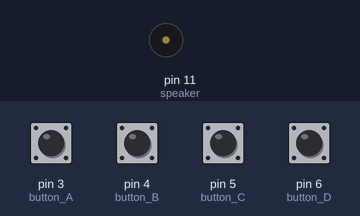
The sketch below on a simulated Arduino Uno, built with avr-gcc and run on an emulated ATmega328P. On the bench: buzzer (waves = sounding). The inputs (shaded band) are chosen by the test bench; at power-on: pin 3 (button_A), pin 4 (button_B), pin 5 (button_C), pin 6 (button_D) LOW.

Above: at 1.2 s.
1.3 s: pin 6 (button_D) pulled HIGH for 0.15 s
At 1.37 s:
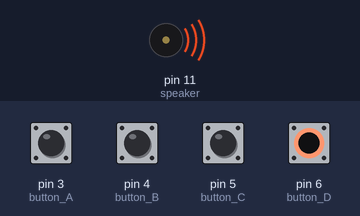
Timing chart, 0 to 4.3 s (numbered marks = the images above; inputs shaded):
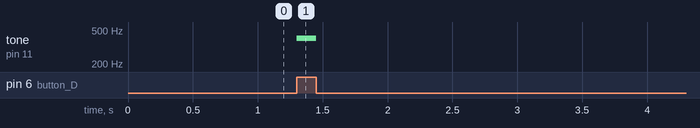

The sketch:

Piano.ino
```cpp
const int button_A = 3; // initializing buttons
const int button_B = 4;
const int button_C = 5;
const int button_D = 6;
const int speaker = 11; //initializing speaker
int buttonState_A = 0; //default state of button is off therefore value is 0(OFF)
int buttonState_B = 0;
int buttonState_C = 0;
int buttonState_D = 0;
void setup() {
 // put your setup code here, to run once:
 pinMode(button_A, INPUT); //setting button to input so it can take values
 pinMode(button_B, INPUT);
 pinMode(button_C, INPUT);
 pinMode(button_D, INPUT);
 pinMode(speaker, OUTPUT); //setting speaker to output so it can produce sound
}

void loop() {
 // put your main code here, to run repeatedly:
 buttonState_A = digitalRead(button_A); //reading and storing the button value. It's 0 if it's switched off and 1 if it's ON.
 buttonState_B = digitalRead(button_B);
 buttonState_C = digitalRead(button_C);
 buttonState_D = digitalRead(button_D);
 if (buttonState_A == HIGH) {    //    if(buttonState_A) will work as good as the line written. You can save your time.

  tone(speaker, 100); //select tone by changing numbers
 }
 if (buttonState_B == HIGH) {
  tone(speaker, 200);
 }
 if (buttonState_C == HIGH) {
  tone(speaker, 300);
 }
 if (buttonState_D == HIGH) {
  tone(speaker, 400);
 }
 else //in case no button is pressed , close the piezo
 {
  noTone(speaker);
 }
}
```

Measured:
- after the input at 1.3 s, tone on pin 11 (speaker): silent → 400 Hz at once, → silent 0.15 s later
